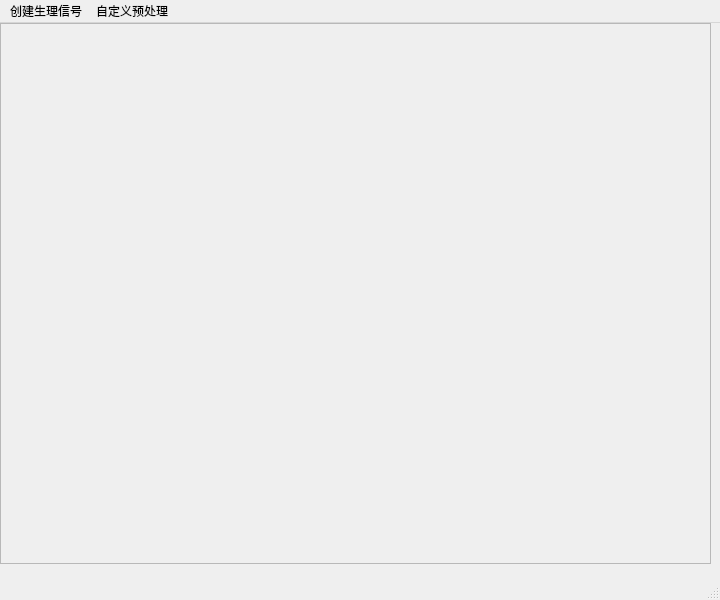
<?xml version="1.0" encoding="UTF-8"?>
<ui version="4.0">
 <class>MainWindow</class>
 <widget class="QMainWindow" name="MainWindow">
  <property name="geometry">
   <rect>
    <x>0</x>
    <y>0</y>
    <width>720</width>
    <height>600</height>
   </rect>
  </property>
  <property name="minimumSize">
   <size>
    <width>720</width>
    <height>600</height>
   </size>
  </property>
  <property name="maximumSize">
   <size>
    <width>720</width>
    <height>600</height>
   </size>
  </property>
  <property name="windowTitle">
   <string>生理信号分析平台</string>
  </property>
  <widget class="QWidget" name="centralwidget">
   <widget class="QFrame" name="frame">
    <property name="geometry">
     <rect>
      <x>0</x>
      <y>0</y>
      <width>711</width>
      <height>541</height>
     </rect>
    </property>
    <property name="frameShape">
     <enum>QFrame::StyledPanel</enum>
    </property>
    <property name="frameShadow">
     <enum>QFrame::Raised</enum>
    </property>
   </widget>
  </widget>
  <widget class="QMenuBar" name="menubar">
   <property name="geometry">
    <rect>
     <x>0</x>
     <y>0</y>
     <width>720</width>
     <height>26</height>
    </rect>
   </property>
   <widget class="QMenu" name="menu">
    <property name="title">
     <string>创建生理信号</string>
    </property>
    <addaction name="createSignal"/>
    <addaction name="loadLocal"/>
   </widget>
   <widget class="QMenu" name="menu_2">
    <property name="title">
     <string>自定义预处理</string>
    </property>
   </widget>
   <addaction name="menu"/>
   <addaction name="menu_2"/>
  </widget>
  <widget class="QStatusBar" name="statusbar"/>
  <action name="createSignal">
   <property name="text">
    <string>创建模拟信号</string>
   </property>
   <property name="iconText">
    <string>创建模拟信号</string>
   </property>
   <property name="toolTip">
    <string>自定义一个模拟信号</string>
   </property>
  </action>
  <action name="loadLocal">
   <property name="text">
    <string>导入本地信号</string>
   </property>
   <property name="toolTip">
    <string>导入本地信号</string>
   </property>
  </action>
 </widget>
 <resources/>
 <connections/>
</ui>
